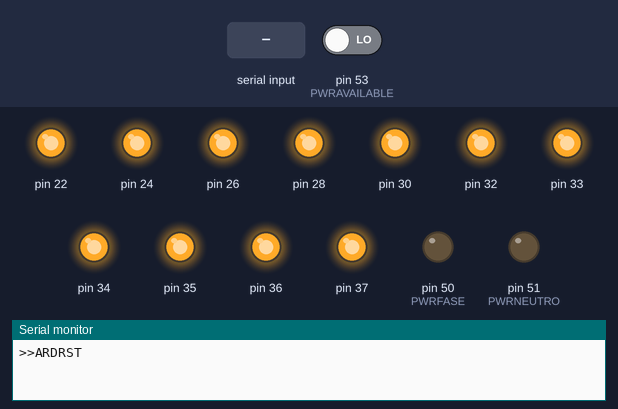
Recording of a sketch running on a simulated Arduino Mega 2560, built with avr-gcc and run on an emulated ATmega2560. Parts: output pins drawn as LEDs (lit = HIGH), the last lines printed to the serial monitor. Inputs (shaded band) come from the test bench; at power-on: pin 53 (PWRAVAILABLE) LOW. Random numbers use the default seed unless the sketch sets one.

Above: at 1.3 s.
1.4 s: ";\n" received over the second serial link
2.9 s: pin 53 (PWRAVAILABLE) driven HIGH
At 6.2 s:
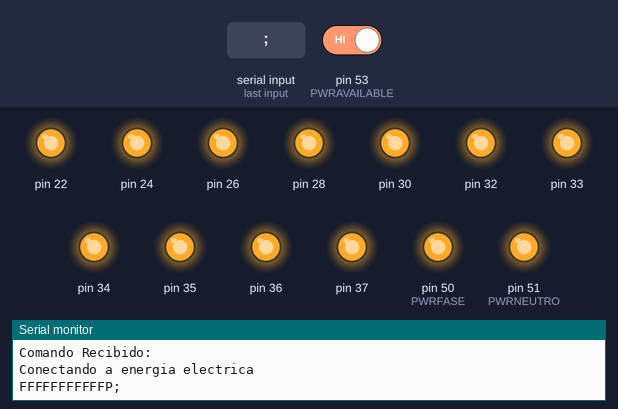
Timing chart, 0 to 7.7 s (numbered marks = the images above; inputs shaded):
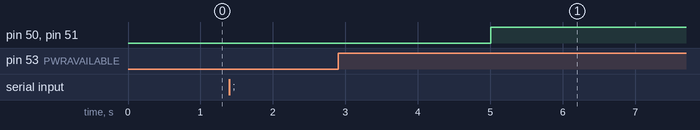

The sketch:

Arduino05.ino
```cpp
#define PWRFASE 50
#define PWRNEUTRO 51
#define PWRAVAILABLE 53

unsigned int previousPowerAvailable;

#define OFF String("OFF")
#define ON String("ON")
#define ON_ACTIVATED String("ON_ACTIVATED")
#define ON_DEACTIVATED String("ON_DEACTIVATED")

#define SERIAL_DEBUG Serial
#define SERIAL_ESP Serial1

#define IS_SENSOR true
#define IS_ACTUATOR false

bool ACTIVATE_ALARM = false;

#define INTERVAL_NOTIFIED 4000

String data;

bool reset;
unsigned long resetLapse;
#define RESET_INTERVAL 5000
#define IGNORE_INTERVAL 60000

class Device{
  public:
  bool sensor;
  int signalPin;
  int enablePin;
  String id;
  bool currentSignal;
  bool lastSignal;
  bool signalChanged;
  String stat;
  bool notified;
  unsigned long lapse;
  bool ignore;
  unsigned long ignoreLapse;

  Device(bool _type, String _id, int _enablePin, int _signalPin=-1){
    sensor = _type;
    signalPin = _signalPin;
    enablePin = _enablePin;
    id=_id;
    currentSignal = false;
    lastSignal = false;
    signalChanged = false;
    updateStat(OFF);
    notified = false;
    lapse = 0;
    ignore=false;
    ignoreLapse=0;

    if ( sensor ) pinMode(signalPin,INPUT);
    pinMode(enablePin,OUTPUT);
    digitalWrite(enablePin, HIGH);
  }

  void updateStat(String _stat){
    notified = true;

    if (_stat==OFF){
      digitalWrite(enablePin, HIGH);
      stat = OFF;
    }

    if (_stat==ON){
      digitalWrite(enablePin, LOW);
      if ( sensor ){
        if ( stat==OFF ){
          SERIAL_DEBUG.println("Encendiendo Sensor... Esperando...");
          stat = ON_DEACTIVATED;
          ignore=true;
          ignoreLapse = millis();
        }else{
          if ( currentSignal ){
            SERIAL_DEBUG.println("ALARMA 1");
            ACTIVATE_ALARM = true;
            stat = ON_ACTIVATED;
          }else{
            stat = ON_DEACTIVATED;
          }
        }
        //}
        //se supone que recien se arranco el sensor, porlo que probable que no se sense adecuadamente
        //se inicia un conteo para ignorar cualquier comportamieto del sensor durante unos 2 minutos despues de iniciado
        //esto dara tiempo al pir para estabilizarce.

      }else
      {
        stat = ON;
      }
    }

    if (_stat==ON_ACTIVATED){
      SERIAL_DEBUG.println("ALARMA 2");
      ACTIVATE_ALARM = true;
      digitalWrite(enablePin, LOW);
      stat = ON_ACTIVATED;
    }

    if (_stat==ON_DEACTIVATED){
      digitalWrite(enablePin, LOW);
      stat = ON_DEACTIVATED;
    }
  }

  void Loop(){
    if ( sensor ){

      if ( ignore ){
        if ( millis() - ignoreLapse > IGNORE_INTERVAL ){
          ignore=false;
          SERIAL_DEBUG.println("Sensor encendido previamente ya esta listo");
        }
      }

      if ( stat != OFF && ignore==false ){
        lastSignal = currentSignal;
        if ( digitalRead(signalPin)==HIGH ){
          currentSignal = false;
        }else{
          currentSignal = true;
        }

        if ( lastSignal != currentSignal ){
          if ( currentSignal ){
            updateStat(ON_ACTIVATED);
          }else{
            updateStat(ON_DEACTIVATED);
          }
        }
      }
    }else{
      if ( stat==OFF ){
        if ( ACTIVATE_ALARM ){
          updateStat(ON);
        }
      }
    }
  }
};

bool ping;
String command="";
bool reciveCommand = false;

#define DEVICES 11
Device *Devices[DEVICES];

bool cambio;
unsigned long lapseCambio;

void setup() {
  reset=true;
  resetLapse = millis();

  ping=false;
  cambio=false;
  lapseCambio = 0;

  pinMode(PWRFASE, OUTPUT);
  pinMode(PWRNEUTRO, OUTPUT);
  pinMode(PWRAVAILABLE, INPUT);
  previousPowerAvailable=LOW;

  Devices[0] = new Device(IS_SENSOR,"0",22,9);
  Devices[1] = new Device(IS_SENSOR,"1",24,8);
  Devices[2] = new Device(IS_SENSOR,"2",26,7);
  Devices[3] = new Device(IS_SENSOR,"3",28,6);
  Devices[4] = new Device(IS_SENSOR,"4",30,5);
  Devices[5] = new Device(IS_SENSOR,"5",32,4);
  Devices[6] = new Device(IS_SENSOR,"6",34,3);
  Devices[7] = new Device(IS_SENSOR,"7",36,2);

  Devices[8] = new Device(IS_ACTUATOR,"0",33);
  Devices[9] = new Device(IS_ACTUATOR,"1",35);
  Devices[10] = new Device(IS_ACTUATOR,"2",37);

  SERIAL_ESP.begin(115200);
  SERIAL_DEBUG.begin(115200);
  randomSeed(analogRead(0));
  delay(100);

  SERIAL_DEBUG.println(">>ARDRST");
}

void loop() {
  int d=0;

  data = "";

  for ( d=0; d<DEVICES; d++ ){
    Devices[d]->Loop();


    if ( Devices[d]->notified ){
      cambio = true;
    }

    if ( Devices[d]->sensor ){
      if ( Devices[d]->stat == OFF ){
        data +="F";
      }else{
        if ( Devices[d]->stat == ON_ACTIVATED ){
          data +="A";
        }else{
          data +="D";
        }
      }
    }else{
      if (Devices[d]->stat == ON){
        data +="N";
      }else{
        data +="F";
      }
    }
  }

  if ( reset ){
    if ( millis() - resetLapse > RESET_INTERVAL){
      reset=false;
      if ( digitalRead(PWRAVAILABLE)==HIGH ){
        digitalWrite(PWRFASE,HIGH);
        digitalWrite(PWRNEUTRO,HIGH);
        SERIAL_DEBUG.println("Conectando a energia electrica");
      }
    }
  }

  if ( digitalRead(PWRAVAILABLE)==HIGH ){
    data+="P";
  }else{
    data+="B";
  }
  if ( digitalRead(PWRAVAILABLE) != previousPowerAvailable ){
    cambio = true;
  }
  previousPowerAvailable = digitalRead(PWRAVAILABLE);

  ACTIVATE_ALARM = false;

  if ( cambio ){
    //comienzo a notificar
    if ( millis() - lapseCambio > 5000 ){
      SERIAL_ESP.print(data+";");
      SERIAL_DEBUG.println(data+";");
      lapseCambio = millis();
    }
  }

  char c;
  while ( SERIAL_ESP.available() ){
    c = (char)SERIAL_ESP.read();
    if ( c!='\n' && c!='\r' ){
      if ( c==';' ){
        reciveCommand = true;
        SERIAL_DEBUG.println("Comando Recibido: "+command);
      }else{
        command = command + c;
      }
    }

    if ( reciveCommand ){

      if ( command=="PING" ){
        ping=true;
      }

      if ( command=="PWRON" ){
        digitalWrite(PWRFASE,HIGH);
        digitalWrite(PWRNEUTRO,HIGH);
        SERIAL_DEBUG.println("Ejecutando PWRON");
      }

      if ( command=="PWROFF" ){
        digitalWrite(PWRFASE,LOW);
        digitalWrite(PWRNEUTRO,LOW);
        SERIAL_DEBUG.println("Ejecutando PWROFF");
      }

      if ( command=="ESPRST" ){
        ping = false;
        cambio = true;
        SERIAL_DEBUG.println("Detectado reinicio de ESP");
        SERIAL_DEBUG.println("Actualizando datos");
      }

      if ( command=="OK" ){
        for ( d=0; d<DEVICES; d++){
          Devices[d]->notified = false;
        }
        cambio=false;
        SERIAL_DEBUG.println("Confirmacion recibida");
      }

      if ( command=="S0OFF") { Devices[0]->updateStat(OFF); }
      if ( command=="S0ON") { Devices[0]->updateStat(ON); }
      if ( command=="S1OFF") { Devices[1]->updateStat(OFF); }
      if ( command=="S1ON") { Devices[1]->updateStat(ON); }
      if ( command=="S2OFF") { Devices[2]->updateStat(OFF); }
      if ( command=="S2ON") { Devices[2]->updateStat(ON); }
      if ( command=="S3OFF") { Devices[3]->updateStat(OFF); }
      if ( command=="S3ON") { Devices[3]->updateStat(ON); }
      if ( command=="S4OFF") { Devices[4]->updateStat(OFF); }
      if ( command=="S4ON") { Devices[4]->updateStat(ON); }
      if ( command=="S5OFF") { Devices[5]->updateStat(OFF); }
      if ( command=="S5ON") { Devices[5]->updateStat(ON); }
      if ( command=="S6OFF") { Devices[6]->updateStat(OFF); }
      if ( command=="S6ON") { Devices[6]->updateStat(ON); }
      if ( command=="S7OFF") { Devices[7]->updateStat(OFF); }
      if ( command=="S7ON") { Devices[7]->updateStat(ON); }
      if ( command=="A0OFF") { Devices[8]->updateStat(OFF); }
      if ( command=="A0ON") { Devices[8]->updateStat(ON); }
      if ( command=="A1OFF") { Devices[9]->updateStat(OFF); }
      if ( command=="A1ON") { Devices[9]->updateStat(ON); }
      if ( command=="A2OFF") { Devices[10]->updateStat(OFF); }
      if ( command=="A2ON") { Devices[10]->updateStat(ON); }
      reciveCommand = false;
      command = "";
    }

  }

  if ( ping ){
    SERIAL_DEBUG.println("Enviando PING");
    SERIAL_ESP.print( "PING"+String( random(0,1000))+";" );
    ping = false;
  }
}
```

Measured:
- after the input at 2.9 s, pin 50 (PWRFASE), pin 51 (PWRNEUTRO): LOW → HIGH after 2.1 s
